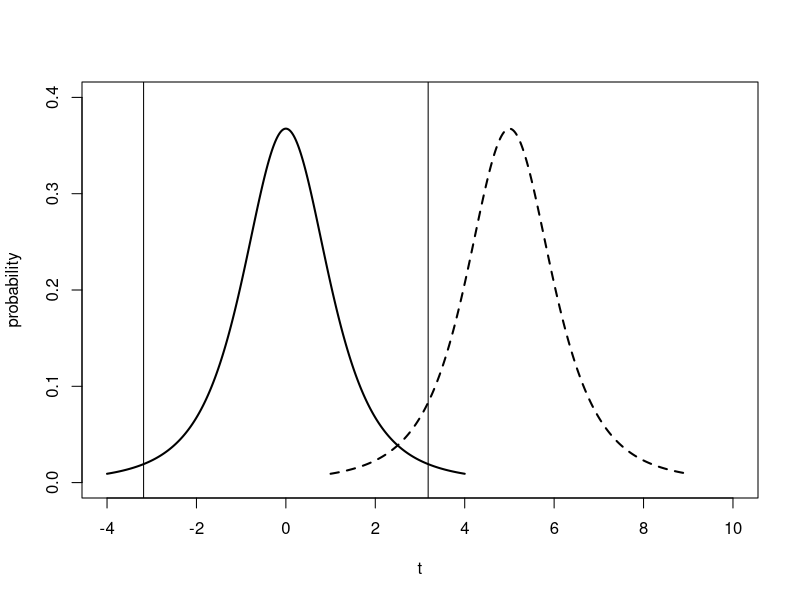
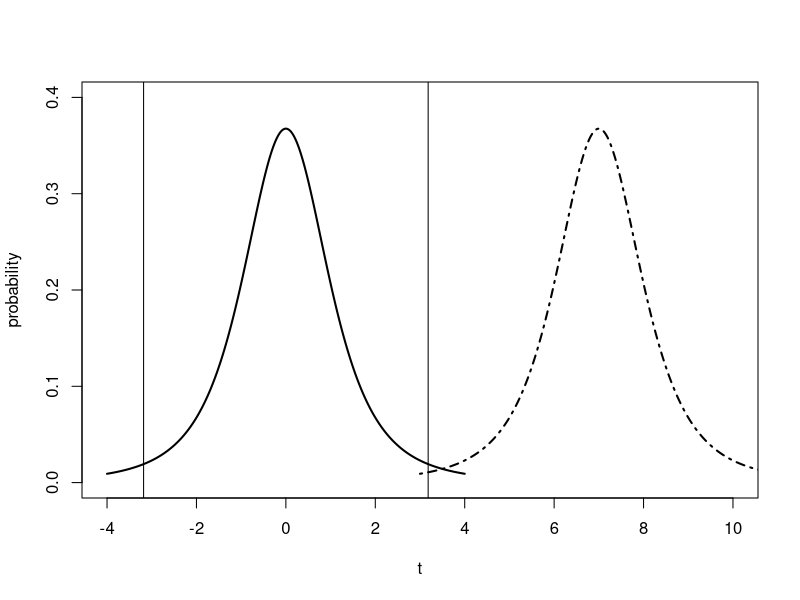
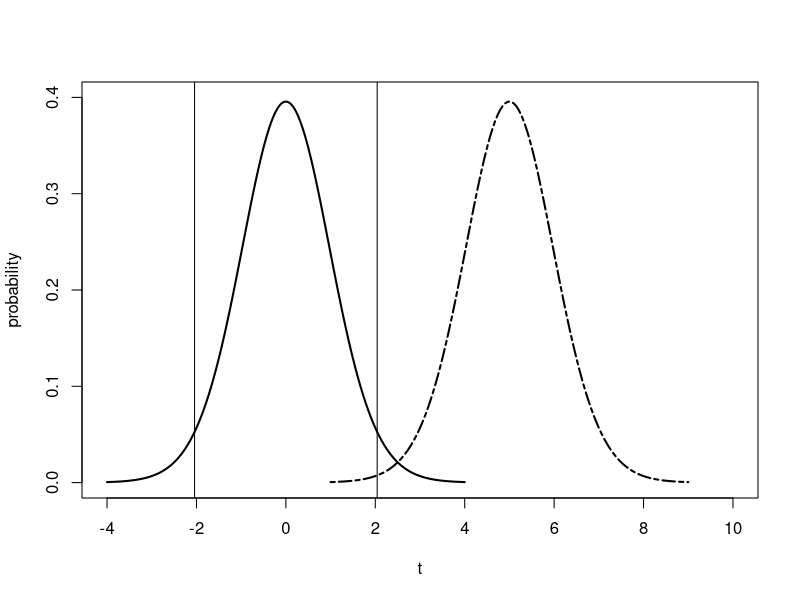
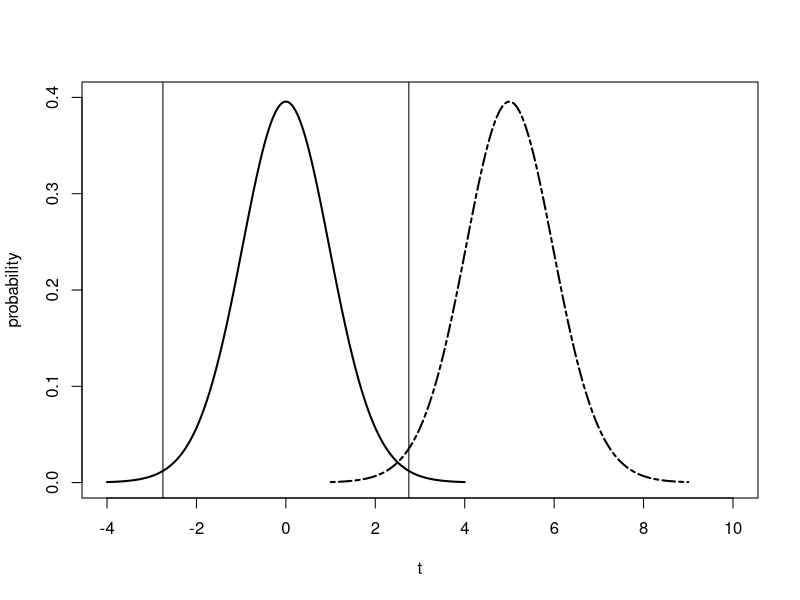
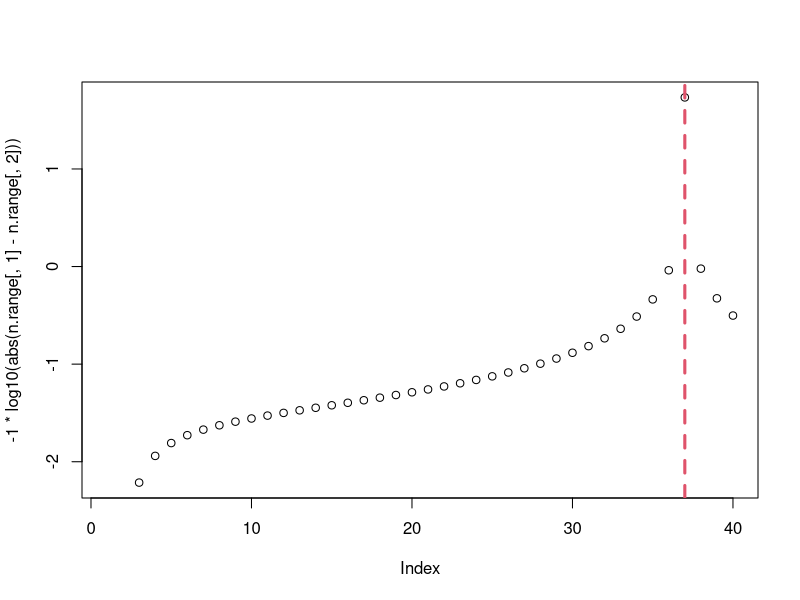

The R source for these figures, in order:
## ---- chunk 1
#Set a range of x values
x.values <- seq(-4,4,0.01)

#Plot a  distribution of t values with 3 degrees of freedom for the corresponding x values
plot(x.values,dt(x.values, 3), type="l", lty=1, lwd=2, ylim=c(0,0.4), xlab="t", ylab="probability", xlim=c(-4,10))

#add lines that define the 5% critical values for the t distribution with 3 degrees of freedom
abline(v=qt(c(0.025,0.975),3), col="black")

#Plot a  distribution of t values with 3 degrees of freedom for the corresponding x values in which the true difference is 5
lines(x.values+5,dt(x.values, 3), type="l", lty=2, lwd=2)

#Effect of a greater magnitude of difference
#Plot a  distribution of t values with 3 degrees of freedom for the corresponding x values
plot(x.values,dt(x.values, 3), type="l", lty=1, lwd=2, ylim=c(0,0.4), xlab="t", ylab="probability", xlim=c(-4,10))

#add lines that define the 5% critical values for the t distribution with 3 degrees of freedom
abline(v=qt(c(0.025,0.975),3), col="black")

#increase the difference between the means from 0 to 7
lines(x.values+7,dt(x.values, 3), type="l", lty=4, lwd=2)

#Effect of a bigger sample size
#Plot a  distribution of t values with 3 degrees of freedom for the corresponding x values
plot(x.values,dt(x.values, 30), type="l", lty=1, lwd=2, ylim=c(0,0.4), xlab="t", ylab="probability", xlim=c(-4,10))

#add lines that define the 5% critical values for the t distribution with 3 degrees of freedom
abline(v=qt(c(0.025,0.975),30), col="black")

#Plot a  distribution of t values with 3 degrees of freedom for the corresponding x values
lines(x.values+5,dt(x.values, 30), type="l", lty=6, lwd=2)

#Effect of a bigger sample size but more stringent alpha
#Plot a  distribution of t values with 3 degrees of freedom for the corresponding x values
plot(x.values,dt(x.values, 30), type="l", lty=1, lwd=2, ylim=c(0,0.4), xlab="t", ylab="probability", xlim=c(-4,10))

#add lines that define the 5% critical values for the t distribution with 3 degrees of freedom
abline(v=qt(c(0.005,0.995),30), col="black")

#Plot a  distribution of t values with 3 degrees of freedom for the corresponding x values
lines(x.values+5,dt(x.values, 30), type="l", lty=6, lwd=2)

## ---- chunk 2
my.pwr.test <- function(my.sd,my.d,max.n){
  n.range <- matrix(nrow=max.n, ncol=2, dimnames = as.list(c(),c("n.guess", "n.val")))
  for(i in 3:max.n) {
  n.range[i,1] <- i
  n.range[i,2] <- ((my.sd)^2*qt(0.975,i-1)^2)/my.d^2
  }

print(n.range)

#the minimum on this plot is the point of convergence for the iterative calculation
#it defines the minimal sample size required to measure the mean with the specified precision
plot(-1*log10(abs(n.range[,1]-n.range[,2])))
abline(v=which.min(abs(n.range[,1]-n.range[,2])), lty=2, lwd=3, col=2)

#print out the minimum sample size required  
print("minimum sample size required:")
print(which.min(abs(n.range[,1]-n.range[,2])))

}

#example
my.pwr.test(30,10,40)

